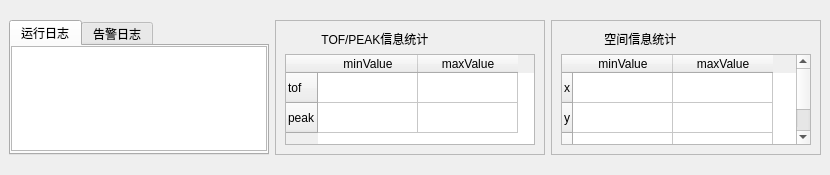
  <widget class="QDockWidget" name="dockWidget">
   <property name="sizePolicy">
    <sizepolicy hsizetype="Preferred" vsizetype="Preferred">
     <horstretch>0</horstretch>
     <verstretch>0</verstretch>
    </sizepolicy>
   </property>
   <property name="minimumSize">
    <size>
     <width>700</width>
     <height>175</height>
    </size>
   </property>
   <property name="maximumSize">
    <size>
     <width>524287</width>
     <height>524287</height>
    </size>
   </property>
   <property name="windowTitle">
    <string>监控窗口</string>
   </property>
   <attribute name="dockWidgetArea">
    <number>8</number>
   </attribute>
   <widget class="QWidget" name="dockWidgetContents_3">
    <property name="sizePolicy">
     <sizepolicy hsizetype="Preferred" vsizetype="Preferred">
      <horstretch>0</horstretch>
      <verstretch>0</verstretch>
     </sizepolicy>
    </property>
    <property name="maximumSize">
     <size>
      <width>16777215</width>
      <height>16777215</height>
     </size>
    </property>
    <layout class="QGridLayout" name="gridLayout_16" columnstretch="6,2,2">
     <item row="0" column="0">
      <widget class="QTabWidget" name="tabWidget_3">
       <property name="sizePolicy">
        <sizepolicy hsizetype="Preferred" vsizetype="Minimum">
         <horstretch>0</horstretch>
         <verstretch>0</verstretch>
        </sizepolicy>
       </property>
       <property name="minimumSize">
        <size>
         <width>0</width>
         <height>0</height>
        </size>
       </property>
       <property name="maximumSize">
        <size>
         <width>16777215</width>
         <height>135</height>
        </size>
       </property>
       <property name="styleSheet">
        <string notr="true">font:9pt &quot;黑体&quot;;</string>
       </property>
       <property name="tabPosition">
        <enum>QTabWidget::North</enum>
       </property>
       <property name="tabShape">
        <enum>QTabWidget::Rounded</enum>
       </property>
       <property name="currentIndex">
        <number>0</number>
       </property>
       <property name="movable">
        <bool>false</bool>
       </property>
       <widget class="QWidget" name="tab">
        <attribute name="title">
         <string>运行日志</string>
        </attribute>
        <layout class="QGridLayout" name="gridLayout_13">
         <property name="leftMargin">
          <number>0</number>
         </property>
         <property name="topMargin">
          <number>0</number>
         </property>
         <property name="rightMargin">
          <number>0</number>
         </property>
         <property name="bottomMargin">
          <number>2</number>
         </property>
         <item row="0" column="1">
          <widget class="QTextEdit" name="textEdit">
           <property name="enabled">
            <bool>true</bool>
           </property>
           <property name="sizePolicy">
            <sizepolicy hsizetype="Preferred" vsizetype="Preferred">
             <horstretch>0</horstretch>
             <verstretch>0</verstretch>
            </sizepolicy>
           </property>
           <property name="styleSheet">
            <string notr="true">font: 9pt &quot;Times New Roman&quot;;</string>
           </property>
           <property name="sizeAdjustPolicy">
            <enum>QAbstractScrollArea::AdjustToContents</enum>
           </property>
          </widget>
         </item>
        </layout>
       </widget>
       <widget class="QWidget" name="tab_2">
        <attribute name="title">
         <string>告警日志</string>
        </attribute>
        <layout class="QGridLayout" name="gridLayout_17">
         <property name="leftMargin">
          <number>0</number>
         </property>
         <property name="topMargin">
          <number>0</number>
         </property>
         <property name="rightMargin">
          <number>0</number>
         </property>
         <property name="bottomMargin">
          <number>2</number>
         </property>
         <item row="0" column="0">
          <widget class="QTextEdit" name="textEdit_2">
           <property name="sizePolicy">
            <sizepolicy hsizetype="Preferred" vsizetype="Preferred">
             <horstretch>0</horstretch>
             <verstretch>0</verstretch>
            </sizepolicy>
           </property>
          </widget>
         </item>
        </layout>
       </widget>
      </widget>
     </item>
     <item row="0" column="1">
      <widget class="QFrame" name="frame_6">
       <property name="minimumSize">
        <size>
         <width>270</width>
         <height>135</height>
        </size>
       </property>
       <property name="maximumSize">
        <size>
         <width>270</width>
         <height>135</height>
        </size>
       </property>
       <property name="frameShape">
        <enum>QFrame::StyledPanel</enum>
       </property>
       <property name="frameShadow">
        <enum>QFrame::Raised</enum>
       </property>
       <layout class="QGridLayout" name="gridLayout_14">
        <item row="0" column="0">
         <widget class="QLabel" name="label_11">
          <property name="sizePolicy">
           <sizepolicy hsizetype="Preferred" vsizetype="Preferred">
            <horstretch>0</horstretch>
            <verstretch>0</verstretch>
           </sizepolicy>
          </property>
          <property name="styleSheet">
           <string notr="true">font:10pt &quot;黑体&quot;;</string>
          </property>
          <property name="text">
           <string>           TOF/PEAK信息统计</string>
          </property>
         </widget>
        </item>
        <item row="1" column="0">
         <widget class="QTableWidget" name="tableWidget_2">
          <property name="sizePolicy">
           <sizepolicy hsizetype="Preferred" vsizetype="Preferred">
            <horstretch>0</horstretch>
            <verstretch>0</verstretch>
           </sizepolicy>
          </property>
          <property name="maximumSize">
           <size>
            <width>16777215</width>
            <height>16777215</height>
           </size>
          </property>
          <property name="styleSheet">
           <string notr="true">font:10pt &quot;黑体&quot;;
</string>
          </property>
          <row>
           <property name="text">
            <string>tof</string>
           </property>
          </row>
          <row>
           <property name="text">
            <string>peak</string>
           </property>
          </row>
          <column>
           <property name="text">
            <string>minValue</string>
           </property>
          </column>
          <column>
           <property name="text">
            <string>maxValue</string>
           </property>
          </column>
         </widget>
        </item>
       </layout>
      </widget>
     </item>
     <item row="0" column="2">
      <widget class="QFrame" name="frame_5">
       <property name="minimumSize">
        <size>
         <width>270</width>
         <height>135</height>
        </size>
       </property>
       <property name="maximumSize">
        <size>
         <width>265</width>
         <height>135</height>
        </size>
       </property>
       <property name="frameShape">
        <enum>QFrame::StyledPanel</enum>
       </property>
       <property name="frameShadow">
        <enum>QFrame::Raised</enum>
       </property>
       <layout class="QGridLayout" name="gridLayout_15">
        <item row="0" column="0">
         <widget class="QLabel" name="label_9">
          <property name="sizePolicy">
           <sizepolicy hsizetype="Preferred" vsizetype="Preferred">
            <horstretch>0</horstretch>
            <verstretch>0</verstretch>
           </sizepolicy>
          </property>
          <property name="styleSheet">
           <string notr="true">font:10pt &quot;黑体&quot;;</string>
          </property>
          <property name="text">
           <string>             空间信息统计</string>
          </property>
         </widget>
        </item>
        <item row="1" column="0">
         <widget class="QTableWidget" name="tableWidget_4">
          <property name="sizePolicy">
           <sizepolicy hsizetype="Preferred" vsizetype="Preferred">
            <horstretch>0</horstretch>
            <verstretch>0</verstretch>
           </sizepolicy>
          </property>
          <property name="maximumSize">
           <size>
            <width>16777215</width>
            <height>16777215</height>
           </size>
          </property>
          <property name="styleSheet">
           <string notr="true">font:10pt &quot;黑体&quot;;
</string>
          </property>
          <row>
           <property name="text">
            <string>x</string>
           </property>
          </row>
          <row>
           <property name="text">
            <string>y</string>
           </property>
          </row>
          <row>
           <property name="text">
            <string>z</string>
           </property>
          </row>
          <column>
           <property name="text">
            <string>minValue</string>
           </property>
          </column>
          <column>
           <property name="text">
            <string>maxValue</string>
           </property>
          </column>
         </widget>
        </item>
       </layout>
      </widget>
     </item>
    </layout>
   </widget>
  </widget>
